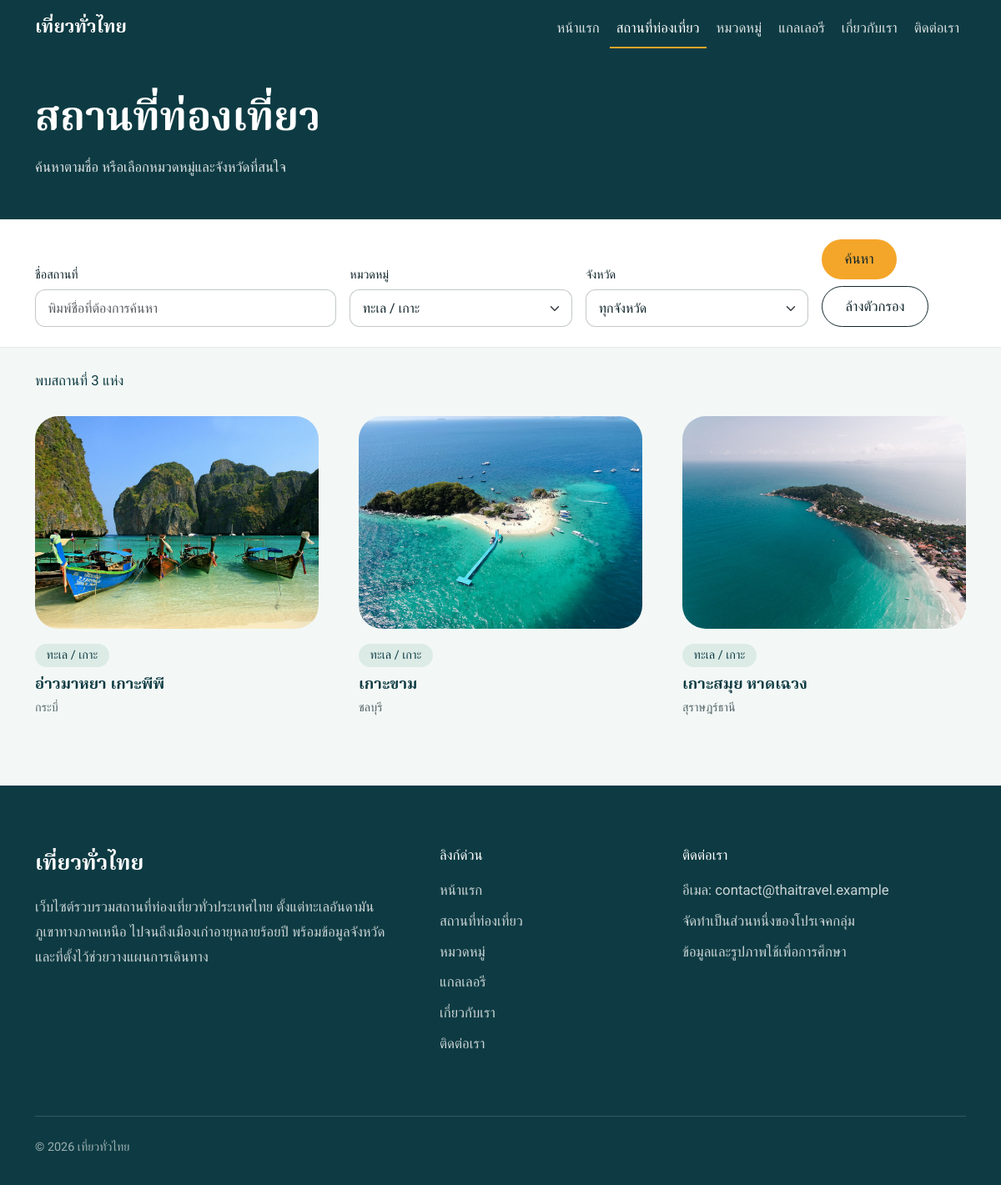
The page /places.php?category=1 on the database its author committed.
### tables this page shows
CREATE TABLE IF NOT EXISTS places (
  id INT UNSIGNED AUTO_INCREMENT PRIMARY KEY,
  category_id INT UNSIGNED NOT NULL,
  name VARCHAR(150) NOT NULL,
  province VARCHAR(100) NOT NULL DEFAULT '',
  description TEXT,
  location VARCHAR(255) DEFAULT NULL,
  image VARCHAR(255) DEFAULT NULL,
  created_at TIMESTAMP NOT NULL DEFAULT CURRENT_TIMESTAMP,
  KEY idx_cat (category_id),
  CONSTRAINT fk_places_cat FOREIGN KEY (category_id) REFERENCES categories(id)
);

CREATE TABLE IF NOT EXISTS categories (
  id INT UNSIGNED AUTO_INCREMENT PRIMARY KEY,
  name VARCHAR(100) NOT NULL UNIQUE,
  created_at TIMESTAMP NOT NULL DEFAULT CURRENT_TIMESTAMP
);

### places.php (the view, shortened to what this page needs)
<?php
require __DIR__ . '/config/db.php';
$uploadUrl = '/travel/uploads/';
$perPage   = 9;
$q        = trim($_GET['q'] ?? '');
$catId    = (int) ($_GET['category'] ?? 0);
$province = trim($_GET['province'] ?? '');
$page     = max(1, (int) ($_GET['page'] ?? 1));
$categories = $pdo->query('SELECT id, name FROM categories ORDER BY name')->fetchAll();
$where  = [];
$params = [];
if ($catId > 0) {
    $where[]  = 'p.category_id = ?';
    $params[] = $catId;
}
$whereSql = $where ? ' WHERE ' . implode(' AND ', $where) : '';
$stmt = $pdo->prepare('SELECT COUNT(*) FROM places p' . $whereSql);
$stmt->execute($params);
$total = (int) $stmt->fetchColumn();
$totalPages = max(1, (int) ceil($total / $perPage));
$page       = min($page, $totalPages);
$offset     = ($page - 1) * $perPage;
$stmt = $pdo->prepare(
    'SELECT p.id, p.name, p.province, p.image, c.name AS category_name
     FROM places p
     LEFT JOIN categories c ON p.category_id = c.id'
    . $whereSql .
    ' ORDER BY p.created_at DESC, p.id DESC
     LIMIT ? OFFSET ?'
);
foreach ($params as $i => $value) {
    $stmt->bindValue($i + 1, $value);
}
$stmt->bindValue(count($params) + 1, $perPage, PDO::PARAM_INT);
$stmt->bindValue(count($params) + 2, $offset, PDO::PARAM_INT);
$stmt->execute();
$places = $stmt->fetchAll();
$hasFilter = ($q !== '' || $catId > 0 || $province !== '');
require __DIR__ . '/includes/header.php';
?>
<main>
    <section class="page-head">
        <div class="container">
            <h1>สถานที่ท่องเที่ยว</h1>
            <p class="page-head-lead">ค้นหาตามชื่อ หรือเลือกหมวดหมู่และจังหวัดที่สนใจ</p>
        </div>
    </section>
    <section class="filter-bar">
        <div class="container">
            <form method="get" action="/travel/places.php" class="row g-3 align-items-end">
                <div class="col-md-4">
                    <label for="q" class="form-label">ชื่อสถานที่</label>
                    <input type="text" class="form-control" id="q" name="q"
                           placeholder="พิมพ์ชื่อที่ต้องการค้นหา"
                           value="<?= htmlspecialchars($q) ?>">
                </div>
                <div class="col-md-3">
                    <label for="category" class="form-label">หมวดหมู่</label>
                    <select class="form-select" id="category" name="category">
                        <?php foreach ($categories as $c): ?>
                            <option value="<?= (int)$c['id'] ?>" <?= $catId === (int)$c['id'] ? 'selected' : '' ?>>
                                <?= htmlspecialchars($c['name']) ?>
                            </option>
                        <?php endforeach; ?>
                    </select>
                </div>
                <div class="col-md-3">
                    <label for="province" class="form-label">จังหวัด</label>
                    <select class="form-select" id="province" name="province">
                        <option value="">ทุกจังหวัด</option>
                    </select>
                </div>
                <div class="col-md-2 d-flex gap-2 flex-wrap">
                    <button type="submit" class="btn-mango border-0">ค้นหา</button>
                    <a href="/travel/places.php" class="btn-line">ล้างตัวกรอง</a>
                </div>
            </form>
        </div>
    </section>
    <section class="section pt-4">
        <div class="container">
            <p class="result-count">พบสถานที่ <?= $total ?> แห่ง</p>
            <?php if ($total === 0): ?>
                <div class="empty-state">
                    <h2>ไม่พบสถานที่ที่ตรงกับเงื่อนไข</h2>
                    <p class="prose">ลองเปลี่ยนคำค้นหา หรือเลือกหมวดหมู่และจังหวัดใหม่</p>
                    <?php if ($hasFilter): ?>
                        <a href="/travel/places.php" class="btn-line">ล้างตัวกรองทั้งหมด</a>
                    <?php else: ?>
                        <p class="text-muted">ยังไม่มีข้อมูลสถานที่ ผู้ดูแลระบบเพิ่มได้ที่หลังบ้าน</p>
                    <?php endif; ?>
                </div>
            <?php else: ?>
                <div class="row row-cols-1 row-cols-sm-2 row-cols-lg-3 g-4 g-lg-5">
                    <?php foreach ($places as $p): ?>
                        <div class="col">
                            <a href="/travel/place-detail.php?id=<?= (int)$p['id'] ?>" class="feature-sm">
                                <?php if ($p['image']): ?>
                                    <img src="<?= $uploadUrl . htmlspecialchars(rawurlencode($p['image'])) ?>"
                                         alt="<?= htmlspecialchars($p['name']) ?>">
                                <?php else: ?>
                                    <div class="img-empty">ไม่มีรูป</div>
                                <?php endif; ?>
                                <span class="tag tag-soft"><?= htmlspecialchars($p['category_name'] ?? 'ไม่ระบุหมวดหมู่') ?></span>
                                <h3><?= htmlspecialchars($p['name']) ?></h3>
                                <p class="mb-0"><?= htmlspecialchars($p['province'] ?? '') ?></p>
                            </a>
                        </div>
                    <?php endforeach; ?>
                </div>
            <?php endif; ?>
        </div>
    </section>
</main>
<?php require __DIR__ . '/includes/footer.php'; ?>

### assets/css/style.css (style rules this page uses)
:root { --sea-deep: #0E3B43; --lagoon: #1F8A8A; --foam: #F3F8F6; --ink: #10242A; --mango: #F4A62A; --mango-dk: #E0951A; --font-display: 'Noto Serif Thai', serif; --font-body: 'Anuphan', sans-serif; --fs-sm: 0.9rem; --fs-base: 1.05rem; --fs-lg: 1.25rem; --fs-h3: clamp(1.35rem, 2.2vw, 1.6rem); --fs-h2: clamp(1.8rem, 3.6vw, 2.5rem); --fs-h1: clamp(2.3rem, 6vw, 4.6rem); --radius-img: 28px; --nav-h: 4.5rem; --bs-body-font-family: var(--font-body); --bs-body-color: var(--ink); }
html { scroll-behavior: smooth; }
body { font-family: var(--font-body); font-size: var(--fs-base); font-weight: 400; line-height: 1.8; color: var(--ink); background: var(--foam); }
body.no-hero { padding-top: var(--nav-h); }
h1, h2, h3, h4 { font-family: var(--font-display); font-weight: 600; line-height: 1.35; color: var(--sea-deep); }
h1 { font-size: var(--fs-h1); }
h3 { font-size: var(--fs-h3); }
a { color: var(--lagoon); }
.btn-mango, .btn-line { display: inline-block; padding: .7rem 1.7rem; border-radius: 999px; font-weight: 500; text-decoration: none; line-height: 1.5; transition: background-color .2s ease; }
.btn-mango { background: var(--mango); color: var(--ink); border: 1.5px solid var(--mango); }
.btn-line { background: transparent; color: inherit; border: 1.5px solid currentColor; }
.section { padding: 5rem 0; }
.tag { display: inline-block; padding: .1rem .85rem; margin-bottom: .6rem; border-radius: 999px; font-size: var(--fs-sm); line-height: 1.7; }
.tag-soft { background: #DCEBE6; color: var(--sea-deep); }
.feature-sm { display: block; color: var(--ink); text-decoration: none; }
.feature-sm img, .feature-sm .img-empty { display: block; width: 100%; aspect-ratio: 4 / 3; object-fit: cover; border-radius: var(--radius-img); margin-bottom: .9rem; }
.feature-sm h3 { font-size: 1.15rem; margin-bottom: .1rem; }
.feature-sm p { font-size: var(--fs-sm); color: rgba(16, 36, 42, .7); }
.page-head { background: var(--sea-deep); color: #fff; margin-top: calc(-1 * var(--nav-h)); padding: calc(var(--nav-h) + 2.5rem) 0 3rem; }
.page-head h1 { color: #fff; font-size: clamp(2rem, 4.5vw, 3rem); margin-bottom: .5rem; }
.page-head-lead { margin: 0; max-width: 52ch; font-weight: 300; color: rgba(255, 255, 255, .85); }
.filter-bar { background: #fff; padding: 1.5rem 0; border-bottom: 1px solid rgba(16, 36, 42, .1); }
.filter-bar .form-label { font-size: var(--fs-sm); font-weight: 500; margin-bottom: .25rem; }
.filter-bar .form-control, .filter-bar .form-select { border-color: rgba(16, 36, 42, .25); border-radius: 12px; padding: .6rem .9rem; }
.result-count { font-weight: 500; color: var(--sea-deep); margin-bottom: 1.75rem; }
.btn, a, .card { transition: all 0.3s ease-in-out; }

### rows shown on the page
places: image (picture), category.name "ทะเล / เกาะ", name "อ่าวมาหยา เกาะพีพี", province "กระบี่"
places: image (picture), category.name "ทะเล / เกาะ", name "เกาะขาม", province "ชลบุรี"
places: image (picture), category.name "ทะเล / เกาะ", name "เกาะสมุย หาดเฉวง", province "สุราษฎร์ธานี"

### other values the page prints
$siteName "เที่ยวทั่วไทย"
$label "หน้าแรก"
$label "สถานที่ท่องเที่ยว"
$label "หมวดหมู่"
$label "แกลเลอรี"
$label "เกี่ยวกับเรา"
$label "ติดต่อเรา"
$total "3"
form field category "ทะเล / เกาะ"
